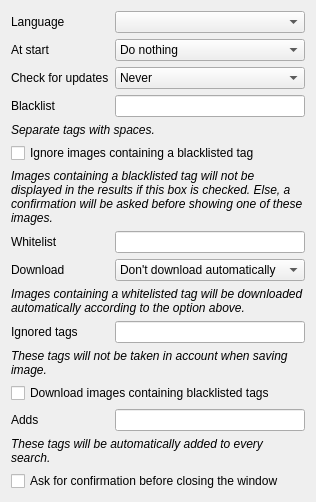
      <widget class="QWidget" name="pageGeneral">
       <layout class="QFormLayout" name="formLayout_14">
        <property name="fieldGrowthPolicy">
         <enum>QFormLayout::AllNonFixedFieldsGrow</enum>
        </property>
        <item row="0" column="0">
         <widget class="QLabel" name="label">
          <property name="text">
           <string>Language</string>
          </property>
         </widget>
        </item>
        <item row="0" column="1">
         <widget class="QComboBox" name="comboLanguages"/>
        </item>
        <item row="1" column="0">
         <widget class="QLabel" name="label_63">
          <property name="text">
           <string>At start</string>
          </property>
         </widget>
        </item>
        <item row="1" column="1">
         <widget class="QComboBox" name="comboStart">
          <item>
           <property name="text">
            <string>Do nothing</string>
           </property>
          </item>
          <item>
           <property name="text">
            <string>Load first page</string>
           </property>
          </item>
          <item>
           <property name="text">
            <string>Restore last session</string>
           </property>
          </item>
         </widget>
        </item>
        <item row="3" column="0">
         <widget class="QLabel" name="label_5">
          <property name="text">
           <string>Blacklist</string>
          </property>
         </widget>
        </item>
        <item row="3" column="1">
         <widget class="QLineEdit" name="lineBlacklist"/>
        </item>
        <item row="4" column="0" colspan="2">
         <widget class="QLabel" name="label_2">
          <property name="text">
           <string>&lt;i&gt;Separate tags with spaces.&lt;/i&gt;</string>
          </property>
         </widget>
        </item>
        <item row="5" column="0" colspan="2">
         <widget class="QCheckBox" name="checkHideBlacklisted">
          <property name="text">
           <string>Ignore images containing a blacklisted tag</string>
          </property>
         </widget>
        </item>
        <item row="6" column="0" colspan="2">
         <widget class="QLabel" name="label_6">
          <property name="text">
           <string>&lt;i&gt;Images containing a blacklisted tag will not be displayed in the results if this box is checked. Else, a confirmation will be asked before showing one of these images.&lt;/i&gt;</string>
          </property>
          <property name="wordWrap">
           <bool>true</bool>
          </property>
         </widget>
        </item>
        <item row="7" column="0">
         <widget class="QLabel" name="label_48">
          <property name="text">
           <string>Whitelist</string>
          </property>
         </widget>
        </item>
        <item row="7" column="1">
         <widget class="QLineEdit" name="lineWhitelist"/>
        </item>
        <item row="8" column="0">
         <widget class="QLabel" name="label_50">
          <property name="text">
           <string>Download</string>
          </property>
         </widget>
        </item>
        <item row="8" column="1">
         <widget class="QComboBox" name="comboWhitelist">
          <property name="currentIndex">
           <number>0</number>
          </property>
          <item>
           <property name="text">
            <string>Don't download automatically</string>
           </property>
          </item>
          <item>
           <property name="text">
            <string>When loading image</string>
           </property>
          </item>
          <item>
           <property name="text">
            <string>When loading thumbnail</string>
           </property>
          </item>
         </widget>
        </item>
        <item row="9" column="0" colspan="2">
         <widget class="QLabel" name="label_51">
          <property name="text">
           <string>&lt;i&gt;Images containing a whitelisted tag will be downloaded automatically according to the option above.&lt;/i&gt;</string>
          </property>
          <property name="wordWrap">
           <bool>true</bool>
          </property>
         </widget>
        </item>
        <item row="10" column="0">
         <widget class="QLabel" name="label_49">
          <property name="text">
           <string>Ignored tags</string>
          </property>
         </widget>
        </item>
        <item row="10" column="1">
         <widget class="QLineEdit" name="lineIgnored"/>
        </item>
        <item row="11" column="0" colspan="2">
         <widget class="QLabel" name="label_52">
          <property name="text">
           <string>&lt;i&gt;These tags will not be taken in account when saving image.&lt;/i&gt;</string>
          </property>
          <property name="wordWrap">
           <bool>true</bool>
          </property>
         </widget>
        </item>
        <item row="12" column="0" colspan="2">
         <widget class="QCheckBox" name="checkDownloadBlacklisted">
          <property name="text">
           <string>Download images containing blacklisted tags</string>
          </property>
         </widget>
        </item>
        <item row="13" column="0">
         <widget class="QLabel" name="label_64">
          <property name="text">
           <string>Adds</string>
          </property>
         </widget>
        </item>
        <item row="13" column="1">
         <widget class="QLineEdit" name="lineAdd"/>
        </item>
        <item row="14" column="0" colspan="2">
         <widget class="QLabel" name="label_65">
          <property name="text">
           <string>&lt;i&gt;These tags will be automatically added to every search.&lt;/i&gt;</string>
          </property>
          <property name="wordWrap">
           <bool>true</bool>
          </property>
         </widget>
        </item>
        <item row="15" column="0" colspan="2">
         <widget class="QCheckBox" name="checkConfirmClose">
          <property name="text">
           <string>Ask for confirmation before closing the window</string>
          </property>
         </widget>
        </item>
        <item row="2" column="0">
         <widget class="QLabel" name="labelCheckForUpdates">
          <property name="text">
           <string>Check for updates</string>
          </property>
         </widget>
        </item>
        <item row="2" column="1">
         <widget class="QComboBox" name="comboCheckForUpdates">
          <property name="currentIndex">
           <number>4</number>
          </property>
          <item>
           <property name="text">
            <string>Every time</string>
           </property>
          </item>
          <item>
           <property name="text">
            <string>Once a day</string>
           </property>
          </item>
          <item>
           <property name="text">
            <string>Once a week</string>
           </property>
          </item>
          <item>
           <property name="text">
            <string>Once a month</string>
           </property>
          </item>
          <item>
           <property name="text">
            <string>Never</string>
           </property>
          </item>
         </widget>
        </item>
       </layout>
       <zorder>label</zorder>
       <zorder>comboLanguages</zorder>
       <zorder>label_5</zorder>
       <zorder>lineBlacklist</zorder>
       <zorder>checkHideBlacklisted</zorder>
       <zorder>label_6</zorder>
       <zorder>label_48</zorder>
       <zorder>label_50</zorder>
       <zorder>lineWhitelist</zorder>
       <zorder>comboWhitelist</zorder>
       <zorder>label_51</zorder>
       <zorder>label_49</zorder>
       <zorder>lineIgnored</zorder>
       <zorder>label_52</zorder>
       <zorder>checkDownloadBlacklisted</zorder>
       <zorder>label_63</zorder>
       <zorder>comboStart</zorder>
       <zorder>label_2</zorder>
       <zorder>label_64</zorder>
       <zorder>label_65</zorder>
       <zorder>lineAdd</zorder>
       <zorder>checkConfirmClose</zorder>
       <zorder>labelCheckForUpdates</zorder>
       <zorder>comboCheckForUpdates</zorder>
      </widget>
